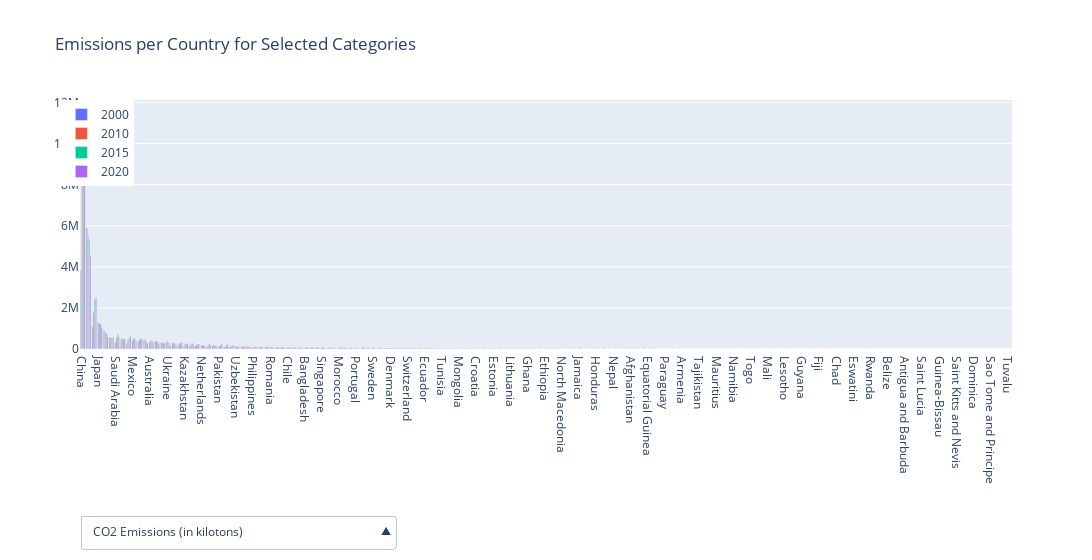

The notebook cell saved with this chart:
### Markdown cell above
<div class="scrollable-container">

### Code cell
# Sort by 'total_CO' (or any other initial sort criteria) and select the top 10
merge = pd.read_csv('../graphs/graphA/merge.csv')
years = ['2000', '2010', '2015', '2020']
# LULUCF filter:
# Removes all rows with 'All sectors with LULUCF' in the 'Item' column
merge = merge[merge['Item'] != 'All sectors with LULUCF']

# Calculate the average of the relative values for each country
merge['avg_total'] = merge[[year for year in years]].mean(axis=1)

# Sort by the average
total_sort = merge.sort_values('avg_total', ascending=False)

# Create a new Figure
fig = go.Figure()

for year in years:
    fig.add_trace(go.Bar(
        x=total_sort['Area'],
        y=total_sort[year],
        name=year,
        width=0.2,
    ))


# Change the bar mode to group
fig.update_layout(barmode='group')

# Add labels and title
fig.update_layout(
    title='Emissions per Country for Selected Categories',
    xaxis_title='',
    yaxis_title=''
)

# Define dropdown menus for switching categories
fig.update_layout(
    updatemenus=[
        dict(
            buttons=[
                dict(label="CO2 Emissions (in kilotons)",
                     method="update",
                     args=[{"y": [total_sort[year] for year in years]}]),
                dict(label="CO2 Emissions per Area (in kilotons per km²)",
                     method="update",
                     args=[{"y": [total_sort[year+'/area'] for year in years]}]),
                dict(label="CO2 Emissions per Capita (in kilotons per person)",
                     method="update",
                     args=[{"y": [total_sort[year+'/pop'] for year in years]}])
            ],
            direction="up",
            pad={"r": 10, "t": 10},
            showactive=True,
            x=0,
            xanchor="left",
            y=-0.8,
            yanchor="bottom"
        ),
    ],
    width=6000,
    bargroupgap=1,
    legend=dict(x=-0.02, y=1, xanchor='left', yanchor='top'),
)

# Show the plot
fig.show()

### Figure 1 — Plotly figure (JSON) as saved in the notebook; plotly's stock layout.template omitted (floating-point values rounded to 4 significant figures; data arrays with more than 128 entries replaced by an {"elided": "..."} marker saying what was removed)
{"data": [{"name": "2000", "width": 0.2, "x": {"elided": "163 str values"}, "y": {"elided": "163 float values"}, "type": "bar"}, {"name": "2010", "width": 0.2, "x": {"elided": "163 str values"}, "y": {"elided": "163 float values"}, "type": "bar"}, {"name": "2015", "width": 0.2, "x": {"elided": "163 str values"}, "y": {"elided": "163 float values"}, "type": "bar"}, {"name": "2020", "width": 0.2, "x": {"elided": "163 str values"}, "y": {"elided": "163 float values"}, "type": "bar"}], "layout": {"barmode": "group", "title": {"text": "Emissions per Country for Selected Categories"}, "xaxis": {"title": {"text": ""}}, "yaxis": {"title": {"text": ""}}, "legend": {"x": -0.02, "y": 1, "xanchor": "left", "yanchor": "top"}, "updatemenus": [{"buttons": [{"args": [{"y": {"elided": "4x163 float values"}}], "label": "CO2 Emissions (in kilotons)", "method": "update"}, {"args": [{"y": {"elided": "4x163 float values"}}], "label": "CO2 Emissions per Area (in kilotons per km²)", "method": "update"}, {"args": [{"y": {"elided": "4x163 float values"}}], "label": "CO2 Emissions per Capita (in kilotons per person)", "method": "update"}], "direction": "up", "pad": {"r": 10, "t": 10}, "showactive": true, "x": 0, "xanchor": "left", "y": -0.8, "yanchor": "bottom"}], "width": 6000, "bargroupgap": 1}}
